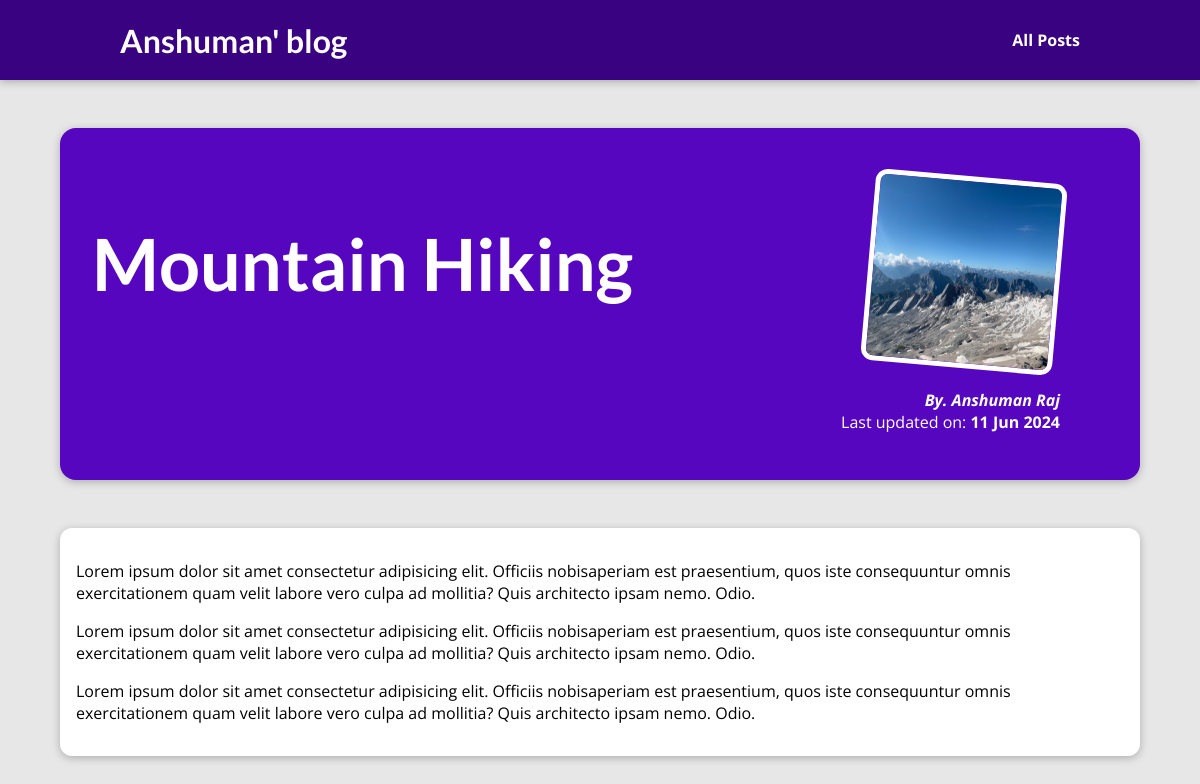
Screenshot of /post/hike-in-the-mountains with the database file from the repository.
### blog/models.py (models this page shows)
class Post(models.Model):
    title = models.CharField(max_length=100)
    excerpt = models.CharField(max_length=150)
    date = models.DateField(auto_now=True)
    author = models.ForeignKey(Author, on_delete=models.SET_NULL, null = True, related_name="posts")
    content = models.TextField(validators=[MinLengthValidator(10)])
    tag = models.ManyToManyField(Tag)
    image = models.CharField(max_length=255)
    slug = models.SlugField(unique=True)

class Author(models.Model):
    fname = models.CharField(max_length=100)
    lname = models.CharField(max_length=100)
    email = models.EmailField(max_length=150)
    def __str__(self):
        return f"{self.fname} {self.lname}"

### blog/views.py (the view)
# urls.py: path('post/<slug:slug>', views.selected_post, name="post-detail"),
def selected_post(request, slug):
    identified_post = get_object_or_404(Post, slug = slug)
    return render(request, 'blog/post-detail.html', {
        'post':identified_post
    })

### blog/templates/blog/post-detail.html (shortened to what this page needs)
{% extends 'base.html' %}
{% load static %}
{% block link_it %}
    <link rel="stylesheet" href="{% static "blog\post-detail.css"%}">
{% endblock %}
{% block content %}
    <section id = "summary">
        <h2>{{ post.title}}</h2>
        <article>
            <img src = "{% static 'blog/images/'|add:post.image %}" alt = {{post.title}}>
            <address><a href = "mailto:{{post.author.email}}">By. {{post.author}}</a></address>
            <div>Last updated on: <time>{{post.date|date:"d M Y"}}</time></div>
        </article>
    </section>
    <main>
        <p>{{post.content|linebreaks    }}</p>
{% endblock %}

### static/app.css (style rules this page uses)
* { box-sizing: border-box; }
html { font-family: 'Open Sans', 'Lato', sans-serif; }
body { margin: 0; }
h1, h2, h3 { font-family: 'Lato', sans-serif; font-weight: bold; }

### blog/static/blog/post-detail.css (style rules this page uses)
body { background-color: #e7e7e7; }
#summary { margin: 8rem auto 3rem auto; padding: 2rem; width: 90%; max-width: 90rem; border-radius: 16px; background-color: #5706c0; position: relative; box-shadow: 0 2px 8px rgba(0, 0, 0, 0.25); height: 22rem; }
#summary h2 { color: white; font-size: 4.5rem; }
#summary article { position: absolute; top: 2rem; right: 3rem; padding: 1rem 2rem; border-radius: 12px; text-align: right; color: white; }
#summary article img { width: 12rem; height: 12rem; border-radius: 12px; transform: rotateZ(5deg); border: 5px solid white; margin-bottom: 1rem; }
#summary address { font-weight: bold; }
#summary a { text-decoration: none; color: white; }
#summary time { font-weight: bold; }
main { width: 90%; max-width: 90rem; margin: 3rem auto; background-color: white; padding: 1rem; border-radius: 12px; box-shadow: 0 2px 8px rgba(0, 0, 0, 0.25); }

### rows the page displays
Post: title "Mountain Hiking", image (picture), author "Anshuman Raj", date "11 Jun 2024", content "Lorem ipsum dolor sit amet consectetur adipisicing elit. Officiis nobisaperiam est praesentium, quos iste consequuntur omnis exercitationem quam velit labore vero culpa ad mollitia? Quis architecto ipsam nemo. Odio. Lorem ipsum dolor sit amet consectetur adipisicing elit. Officiis nobisaperiam est praesentium, quos iste consequuntur omnis exercitationem quam velit labore vero culpa ad mollitia? Quis architecto ipsam nemo. Odio. Lorem ipsum dolor sit amet consectetur adipisicing elit. Officiis nobisaperiam est praesentium, quos iste consequuntur omnis exercitationem quam velit labore vero culpa ad mollitia? Quis architecto ipsam nemo. Odio."
